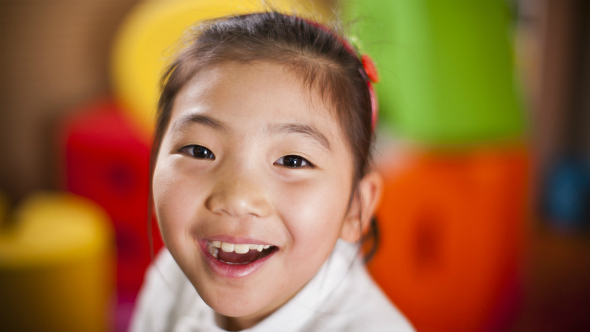
#> input picture 13-aug/smile.jpg, 590 x 332 px
$ jupyter execute 'Smile Detection.ipynb'
#> lines starting #> are read from the running program, lines starting #| are printed output that depends on the picture; after the words box and inside, x2 and y2 are one past the last pixel; in counts of white or black regions, pixels touching at a corner belong together
## Smile Detection

[cell 1]
import cv2
import numpy as np
import matplotlib.pyplot as plt

[cell 2]
face_cascade = cv2.CascadeClassifier(cv2.data.haarcascades + 'haarcascade_frontalface_default.xml')
smile_cascade = cv2.CascadeClassifier(cv2.data.haarcascades + 'haarcascade_smile.xml')

[cell 3]
image = cv2.imread('smile.jpg')
#> image is the input picture: shape (332, 590, 3); mean B, G, R 62.7, 103.9, 152.4

[cell 4]
gray = cv2.cvtColor(image, cv2.COLOR_BGR2GRAY)
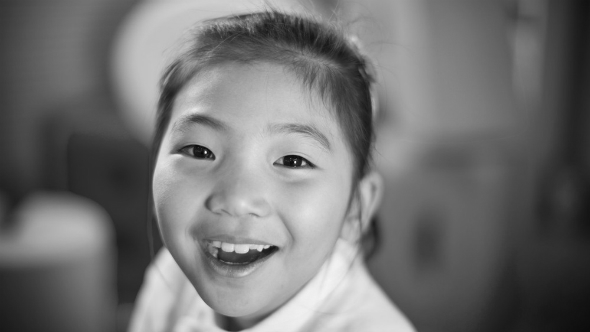
#> gray: shape (332, 590); min 6, max 244, mean 113.7

[cell 5]
faces = face_cascade.detectMultiScale(gray, 1.3, 5)
#> faces = [[128, 64, 248, 248]]

[cell 6]
for (x, y, w, h) in faces:
    roi_gray = gray[y:y+h, x:x+w]
    roi_color = image[y:y+h, x:x+w]

    smiles = smile_cascade.detectMultiScale(roi_gray, 1.8, 20)

    for (sx, sy, sw, sh) in smiles:
        cv2.rectangle(roi_color, (sx, sy), (sx+sw, sy+sh), (0, 255, 0), 2)
#> this loop made 1 pass
#> (x, y, w, h, smiles) on pass 1: (128, 64, 248, 248, [[57, 157, 117, 58]])
#> pass 1, `roi_gray = gray[y:y+h, x:x+w]`:
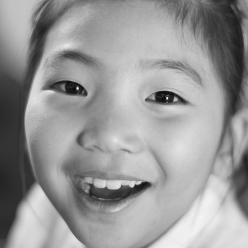
#> roi_gray: shape (248, 248); min 6, max 244, mean 152.1
#> pass 1, `roi_color = image[y:y+h, x:x+w]`:
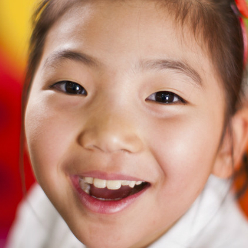
#> roi_color: shape (248, 248, 3); mean B, G, R 119.5, 139.8, 188.6
#> after the loop:
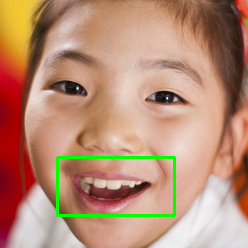
#> roi_color: shape (248, 248, 3); 1.7% of pixels changed, all inside (x1, y1, x2, y2) = (56, 156, 176, 217)

[cell 7]
plt.imshow(cv2.cvtColor(image, cv2.COLOR_BGR2RGB))
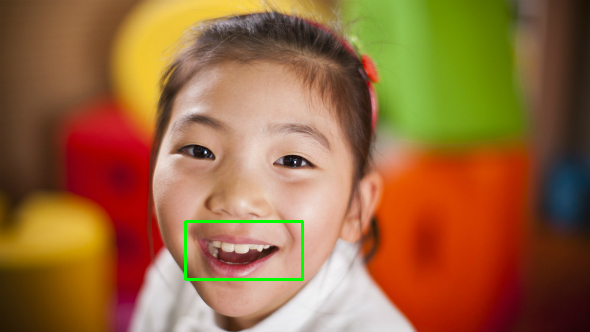
#> image: shape (332, 590, 3); 0.53% of pixels changed, all inside (x1, y1, x2, y2) = (184, 220, 304, 281)
plt.show()
